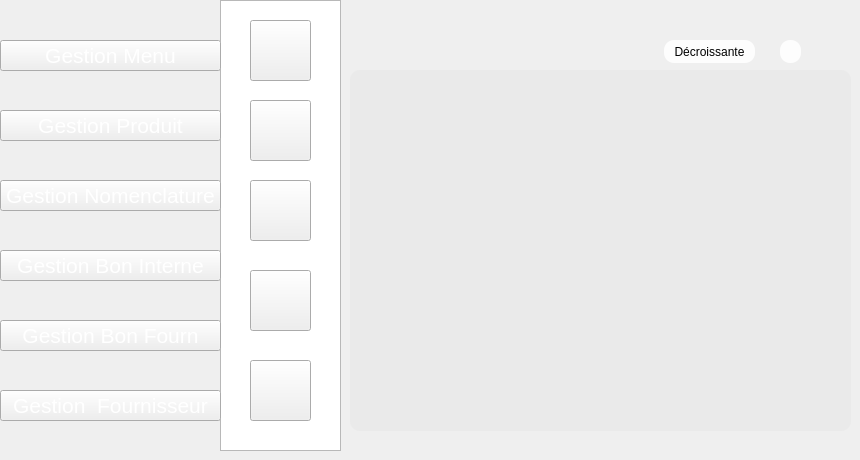
   <widget class="QWidget" name="page_106">
    <widget class="QPushButton" name="pushButton_1214">
     <property name="geometry">
      <rect>
       <x>0</x>
       <y>180</y>
       <width>221</width>
       <height>31</height>
      </rect>
     </property>
     <property name="font">
      <font>
       <pointsize>16</pointsize>
       <weight>50</weight>
       <bold>false</bold>
      </font>
     </property>
     <property name="styleSheet">
      <string notr="true">color: rgb(255, 255, 255);

</string>
     </property>
     <property name="text">
      <string>Gestion Nomenclature</string>
     </property>
    </widget>
    <widget class="QPushButton" name="pushButton_1215">
     <property name="geometry">
      <rect>
       <x>250</x>
       <y>270</y>
       <width>61</width>
       <height>61</height>
      </rect>
     </property>
     <property name="styleSheet">
      <string notr="true">image: url(:/new/prefix1/img/icon-supp2 (1).png);</string>
     </property>
     <property name="text">
      <string/>
     </property>
    </widget>
    <widget class="QPushButton" name="pushButton_1217">
     <property name="geometry">
      <rect>
       <x>250</x>
       <y>180</y>
       <width>61</width>
       <height>61</height>
      </rect>
     </property>
     <property name="styleSheet">
      <string notr="true">image: url(:/new/prefix1/img/icon-afficher2.png);</string>
     </property>
     <property name="text">
      <string/>
     </property>
    </widget>
    <widget class="QPushButton" name="pushButton_1218">
     <property name="geometry">
      <rect>
       <x>250</x>
       <y>360</y>
       <width>61</width>
       <height>61</height>
      </rect>
     </property>
     <property name="styleSheet">
      <string notr="true">
image: url(:/new/prefix1/img/aa.png);</string>
     </property>
     <property name="text">
      <string/>
     </property>
    </widget>
    <widget class="QPushButton" name="pushButton_1219">
     <property name="geometry">
      <rect>
       <x>250</x>
       <y>20</y>
       <width>61</width>
       <height>61</height>
      </rect>
     </property>
     <property name="styleSheet">
      <string notr="true">image: url(:/new/prefix1/img/icon-ajout2.png);
background-image: url(:/new/prefix1/img/bg.png);</string>
     </property>
     <property name="text">
      <string/>
     </property>
    </widget>
    <widget class="QPushButton" name="pushButton_1220">
     <property name="geometry">
      <rect>
       <x>0</x>
       <y>320</y>
       <width>221</width>
       <height>31</height>
      </rect>
     </property>
     <property name="font">
      <font>
       <pointsize>16</pointsize>
       <weight>50</weight>
       <bold>false</bold>
      </font>
     </property>
     <property name="styleSheet">
      <string notr="true">color: rgb(255, 255, 255);

</string>
     </property>
     <property name="text">
      <string>Gestion Bon Fourn</string>
     </property>
    </widget>
    <widget class="QPushButton" name="pushButton_1221">
     <property name="geometry">
      <rect>
       <x>250</x>
       <y>100</y>
       <width>61</width>
       <height>61</height>
      </rect>
     </property>
     <property name="styleSheet">
      <string notr="true">image: url(:/new/prefix1/img/icon-modif2 (1).png);</string>
     </property>
     <property name="text">
      <string/>
     </property>
    </widget>
    <widget class="QPushButton" name="pushButton_1222">
     <property name="geometry">
      <rect>
       <x>0</x>
       <y>110</y>
       <width>221</width>
       <height>31</height>
      </rect>
     </property>
     <property name="font">
      <font>
       <pointsize>16</pointsize>
       <weight>50</weight>
       <bold>false</bold>
      </font>
     </property>
     <property name="styleSheet">
      <string notr="true">color: rgb(255, 255, 255);

</string>
     </property>
     <property name="text">
      <string>Gestion Produit</string>
     </property>
    </widget>
    <widget class="QPushButton" name="pushButton_1223">
     <property name="geometry">
      <rect>
       <x>0</x>
       <y>250</y>
       <width>221</width>
       <height>31</height>
      </rect>
     </property>
     <property name="font">
      <font>
       <pointsize>16</pointsize>
       <weight>50</weight>
       <bold>false</bold>
      </font>
     </property>
     <property name="styleSheet">
      <string notr="true">color: rgb(255, 255, 255);

</string>
     </property>
     <property name="text">
      <string>Gestion Bon Interne</string>
     </property>
    </widget>
    <widget class="QPushButton" name="pushButton_1224">
     <property name="geometry">
      <rect>
       <x>0</x>
       <y>40</y>
       <width>221</width>
       <height>31</height>
      </rect>
     </property>
     <property name="font">
      <font>
       <pointsize>16</pointsize>
       <weight>50</weight>
       <bold>false</bold>
      </font>
     </property>
     <property name="styleSheet">
      <string notr="true">color: rgb(255, 255, 255);

</string>
     </property>
     <property name="text">
      <string>Gestion Menu</string>
     </property>
    </widget>
    <widget class="QListView" name="listView_95">
     <property name="geometry">
      <rect>
       <x>220</x>
       <y>0</y>
       <width>121</width>
       <height>451</height>
      </rect>
     </property>
     <property name="styleSheet">
      <string notr="true">background-image: url(:/new/prefix1/img/selected.png);</string>
     </property>
    </widget>
    <widget class="QTableView" name="tableViewarwa_2">
     <property name="geometry">
      <rect>
       <x>350</x>
       <y>70</y>
       <width>501</width>
       <height>361</height>
      </rect>
     </property>
     <property name="styleSheet">
      <string notr="true">                                     border-radius: 10px;
font: 9pt &quot;MS Reference Sans Serif&quot;;
background-color: rgb(234, 234, 234);</string>
     </property>
    </widget>
    <widget class="QPushButton" name="refprod_4">
     <property name="geometry">
      <rect>
       <x>780</x>
       <y>40</y>
       <width>21</width>
       <height>23</height>
      </rect>
     </property>
     <property name="styleSheet">
      <string notr="true">                                         border-radius: 10px;
background-color: rgb(253, 253, 253);
                                        
font: 9pt &quot;MS Reference Sans Serif&quot;;</string>
     </property>
     <property name="text">
      <string/>
     </property>
     <property name="icon">
      <iconset>
       <normaloff>../../1200px-Refresh_icon.svg.png</normaloff>../../1200px-Refresh_icon.svg.png</iconset>
     </property>
    </widget>
    <widget class="QPushButton" name="pushButton_584">
     <property name="geometry">
      <rect>
       <x>0</x>
       <y>390</y>
       <width>221</width>
       <height>31</height>
      </rect>
     </property>
     <property name="font">
      <font>
       <pointsize>16</pointsize>
       <weight>50</weight>
       <bold>false</bold>
      </font>
     </property>
     <property name="styleSheet">
      <string notr="true">color: rgb(255, 255, 255);

</string>
     </property>
     <property name="text">
      <string>Gestion  Fournisseur</string>
     </property>
    </widget>
    <widget class="QPushButton" name="pushButton_4">
     <property name="geometry">
      <rect>
       <x>664</x>
       <y>40</y>
       <width>91</width>
       <height>23</height>
      </rect>
     </property>
     <property name="styleSheet">
      <string notr="true">                                         border-radius: 10px;
background-color: rgb(253, 253, 253);
                                        
font: 9pt &quot;MS Reference Sans Serif&quot;;</string>
     </property>
     <property name="text">
      <string>Décroissante</string>
     </property>
    </widget>
    <zorder>listView_95</zorder>
    <zorder>pushButton_1214</zorder>
    <zorder>pushButton_1215</zorder>
    <zorder>pushButton_1217</zorder>
    <zorder>pushButton_1218</zorder>
    <zorder>pushButton_1219</zorder>
    <zorder>pushButton_1220</zorder>
    <zorder>pushButton_1221</zorder>
    <zorder>pushButton_1222</zorder>
    <zorder>pushButton_1223</zorder>
    <zorder>pushButton_1224</zorder>
    <zorder>tableViewarwa_2</zorder>
    <zorder>refprod_4</zorder>
    <zorder>pushButton_584</zorder>
    <zorder>pushButton_4</zorder>
   </widget>
